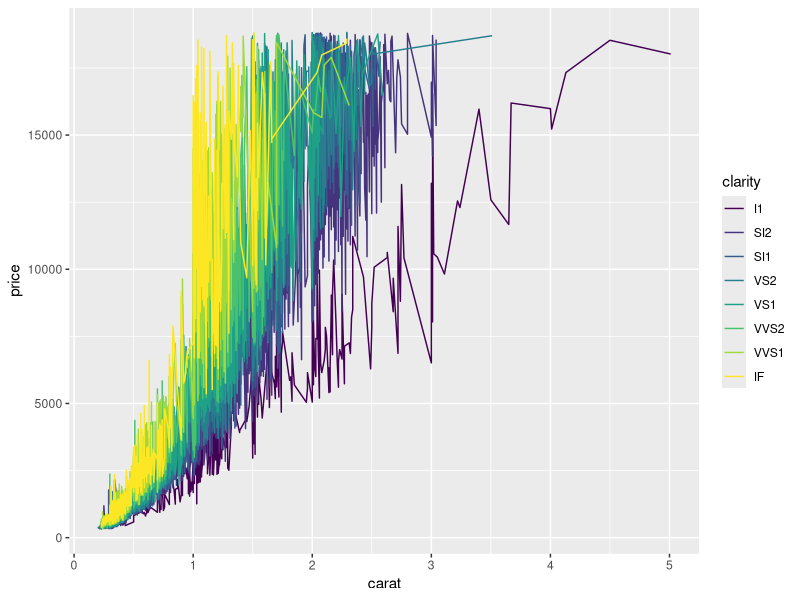

Here is the R script that generated this plot:
library(ggplot2)

jpeg(width = 500, height = 500, filename = "test.jpg")
ggplot(diamonds, aes(carat, price)) + geom_line(aes(colour = clarity))
dev.off()

# R Plot 여러개 하나 파일에 pdf로 저장하기 : https://koos808.tistory.com/66

